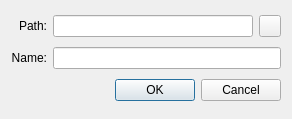
<?xml version="1.0" encoding="UTF-8"?>
<ui version="4.0">
 <class>SaveProjectW</class>
 <widget class="QDialog" name="SaveProjectW">
  <property name="geometry">
   <rect>
    <x>0</x>
    <y>0</y>
    <width>292</width>
    <height>119</height>
   </rect>
  </property>
  <property name="windowTitle">
   <string>Save project</string>
  </property>
  <layout class="QGridLayout" name="gridLayout">
   <item row="0" column="0">
    <widget class="QLabel" name="label">
     <property name="text">
      <string>Path:</string>
     </property>
     <property name="alignment">
      <set>Qt::AlignRight|Qt::AlignTrailing|Qt::AlignVCenter</set>
     </property>
    </widget>
   </item>
   <item row="0" column="1">
    <widget class="QLineEdit" name="le_path"/>
   </item>
   <item row="0" column="2">
    <widget class="QPushButton" name="b_open">
     <property name="maximumSize">
      <size>
       <width>22</width>
       <height>22</height>
      </size>
     </property>
     <property name="text">
      <string/>
     </property>
     <property name="icon">
      <iconset resource="../icons/icons.qrc">
       <normaloff>:/16x16/document-open.png</normaloff>:/16x16/document-open.png</iconset>
     </property>
    </widget>
   </item>
   <item row="1" column="0">
    <widget class="QLabel" name="label_2">
     <property name="text">
      <string>Name:</string>
     </property>
     <property name="alignment">
      <set>Qt::AlignRight|Qt::AlignTrailing|Qt::AlignVCenter</set>
     </property>
    </widget>
   </item>
   <item row="1" column="1" colspan="2">
    <widget class="QLineEdit" name="le_name"/>
   </item>
   <item row="2" column="0" colspan="3">
    <widget class="QDialogButtonBox" name="buttonBox">
     <property name="orientation">
      <enum>Qt::Horizontal</enum>
     </property>
     <property name="standardButtons">
      <set>QDialogButtonBox::Cancel|QDialogButtonBox::Ok</set>
     </property>
    </widget>
   </item>
  </layout>
 </widget>
 <resources>
  <include location="../icons/icons.qrc"/>
 </resources>
 <connections>
  <connection>
   <sender>buttonBox</sender>
   <signal>accepted()</signal>
   <receiver>SaveProjectW</receiver>
   <slot>accept()</slot>
   <hints>
    <hint type="sourcelabel">
     <x>248</x>
     <y>254</y>
    </hint>
    <hint type="destinationlabel">
     <x>157</x>
     <y>274</y>
    </hint>
   </hints>
  </connection>
  <connection>
   <sender>buttonBox</sender>
   <signal>rejected()</signal>
   <receiver>SaveProjectW</receiver>
   <slot>reject()</slot>
   <hints>
    <hint type="sourcelabel">
     <x>316</x>
     <y>260</y>
    </hint>
    <hint type="destinationlabel">
     <x>286</x>
     <y>274</y>
    </hint>
   </hints>
  </connection>
 </connections>
</ui>
